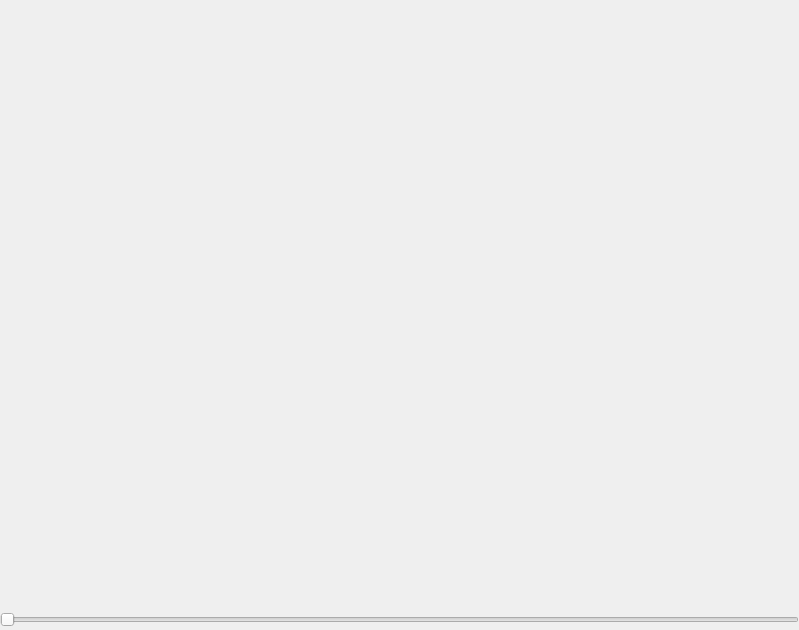
<?xml version="1.0" encoding="UTF-8"?>
<ui version="4.0">
 <class>AppletVideoPlayerClass</class>
 <widget class="QWidget" name="AppletVideoPlayerClass">
  <property name="geometry">
   <rect>
    <x>0</x>
    <y>0</y>
    <width>799</width>
    <height>630</height>
   </rect>
  </property>
  <property name="sizePolicy">
   <sizepolicy hsizetype="Expanding" vsizetype="Expanding">
    <horstretch>0</horstretch>
    <verstretch>0</verstretch>
   </sizepolicy>
  </property>
  <property name="minimumSize">
   <size>
    <width>0</width>
    <height>0</height>
   </size>
  </property>
  <property name="maximumSize">
   <size>
    <width>16777215</width>
    <height>16777215</height>
   </size>
  </property>
  <property name="windowTitle">
   <string>Form</string>
  </property>
  <layout class="QVBoxLayout" name="verticalLayout">
   <property name="spacing">
    <number>0</number>
   </property>
   <property name="leftMargin">
    <number>0</number>
   </property>
   <property name="topMargin">
    <number>0</number>
   </property>
   <property name="rightMargin">
    <number>0</number>
   </property>
   <property name="bottomMargin">
    <number>0</number>
   </property>
   <item>
    <widget class="VidWidget" name="m_VidWidget" native="true">
     <property name="sizePolicy">
      <sizepolicy hsizetype="Expanding" vsizetype="Expanding">
       <horstretch>0</horstretch>
       <verstretch>0</verstretch>
      </sizepolicy>
     </property>
     <property name="minimumSize">
      <size>
       <width>100</width>
       <height>100</height>
      </size>
     </property>
     <property name="maximumSize">
      <size>
       <width>16777215</width>
       <height>16777215</height>
      </size>
     </property>
    </widget>
   </item>
   <item>
    <widget class="QSlider" name="m_PlayPosSlider">
     <property name="sizePolicy">
      <sizepolicy hsizetype="Expanding" vsizetype="Fixed">
       <horstretch>0</horstretch>
       <verstretch>0</verstretch>
      </sizepolicy>
     </property>
     <property name="minimumSize">
      <size>
       <width>0</width>
       <height>20</height>
      </size>
     </property>
     <property name="maximumSize">
      <size>
       <width>16777215</width>
       <height>20</height>
      </size>
     </property>
     <property name="orientation">
      <enum>Qt::Horizontal</enum>
     </property>
    </widget>
   </item>
  </layout>
 </widget>
 <customwidgets>
  <customwidget>
   <class>VidWidget</class>
   <extends>QWidget</extends>
   <header location="global">VidWidget.h</header>
   <container>1</container>
  </customwidget>
 </customwidgets>
 <resources/>
 <connections/>
</ui>
